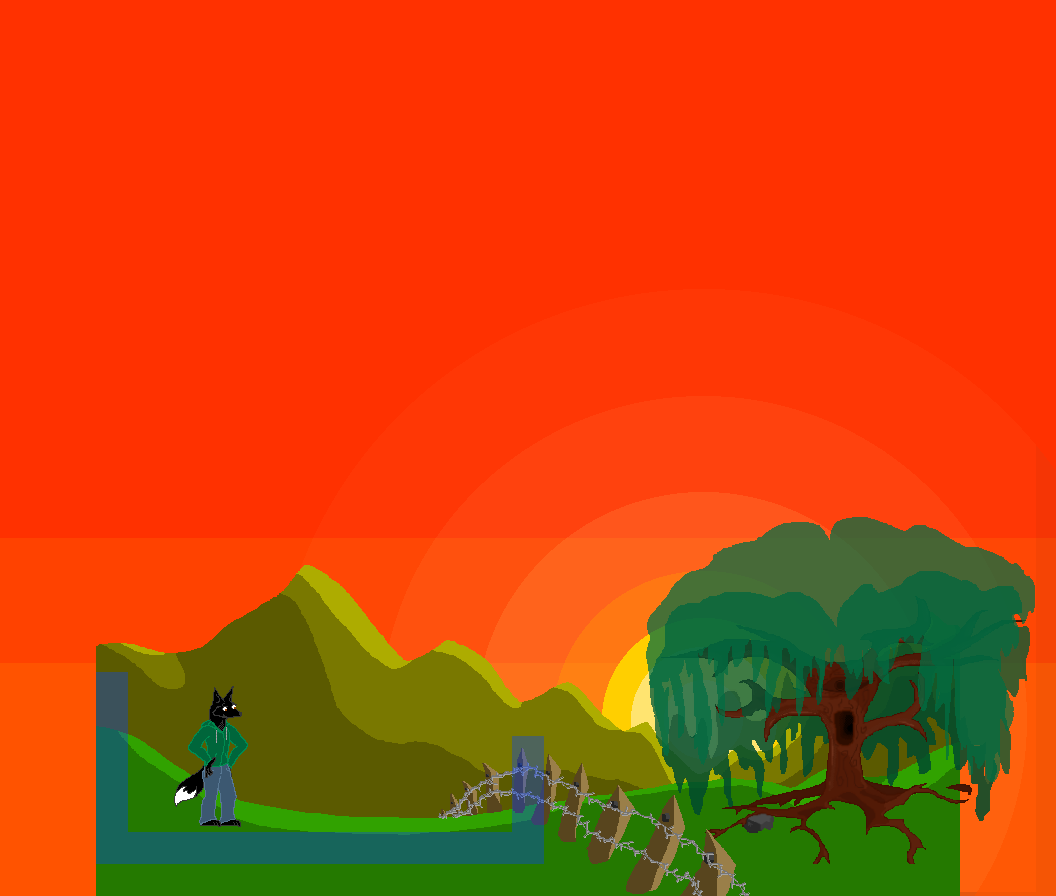

The image is a tile-based game level rendered from a .tmx file. Its description and source (layers, tilesets, objects; grid data summarised) follow:
An orthogonal 33x28 tile map with 32x32 px tiles, 8 tile layers (Sky, Sun, Mountains, Grass, ...), 1 hidden layer not drawn, 9 tilesets.

<map version="1.2" tiledversion="1.3.1" orientation="orthogonal" renderorder="right-down" compressionlevel="0" width="33" height="28" tilewidth="32" tileheight="32" infinite="0" nextlayerid="15" nextobjectid="9">
 <editorsettings>
  <export target="spring1map.json" format="json" />
 </editorsettings>
 <tileset firstgid="1" source="sky(864x486).tsx" />
 <tileset firstgid="406" source="sun-yellow(1000x1000).tsx" />
 <tileset firstgid="1367" source="mountains(864x486).tsx" />
 <tileset firstgid="1772" source="grass(864x486).tsx" />
 <tileset firstgid="2177" source="fence-posts(400x200).tsx" />
 <tileset firstgid="2249" source="spring1_example(864x486).tsx" />
 <tileset firstgid="2654" source="combined(486x376).tsx" />
 <tileset firstgid="2819" source="foxREF-idle(210x210)-00.tsx" />
 <tileset firstgid="2855" source="blue-square(32x32).tsx" />
 <layer id="1" name="Sky" width="33" height="28">
  <data>[924 cells, 924 non-empty, 403 distinct tile ids]</data>
 </layer>
 <layer id="3" name="Sun" width="33" height="28" offsetx="172" offsety="284">
  <data>[924 cells, 812 non-empty, 812 distinct tile ids]</data>
 </layer>
 <layer id="5" name="Mountains" width="33" height="28">
  <data>[924 cells, 399 non-empty, 399 distinct tile ids]</data>
 </layer>
 <layer id="6" name="Grass" width="33" height="28">
  <data>[924 cells, 405 non-empty, 405 distinct tile ids]</data>
 </layer>
 <layer id="11" name="Willow" width="33" height="28">
  <data>[924 cells, 154 non-empty, 154 distinct tile ids]</data>
 </layer>
 <layer id="9" name="Fence" width="33" height="28" offsetx="-42.6667" offsety="20.3333">
  <data>[924 cells, 66 non-empty, 66 distinct tile ids]</data>
 </layer>
 <layer id="14" name="Collision" width="33" height="28" opacity="0.36">
  <properties>
   <property name="collides" type="bool" value="true" />
  </properties>
  <data>[924 cells, 22 non-empty, 1 distinct tile ids]</data>
 </layer>
 <layer id="13" name="Fox REF" width="33" height="28">
  <data>[924 cells, 29 non-empty, 20 distinct tile ids]</data>
 </layer>
 <layer id="10" name="REFERENCE" width="33" height="28" visible="0">
  <data>[924 cells, 405 non-empty, 405 distinct tile ids]</data>
 </layer>
</map>